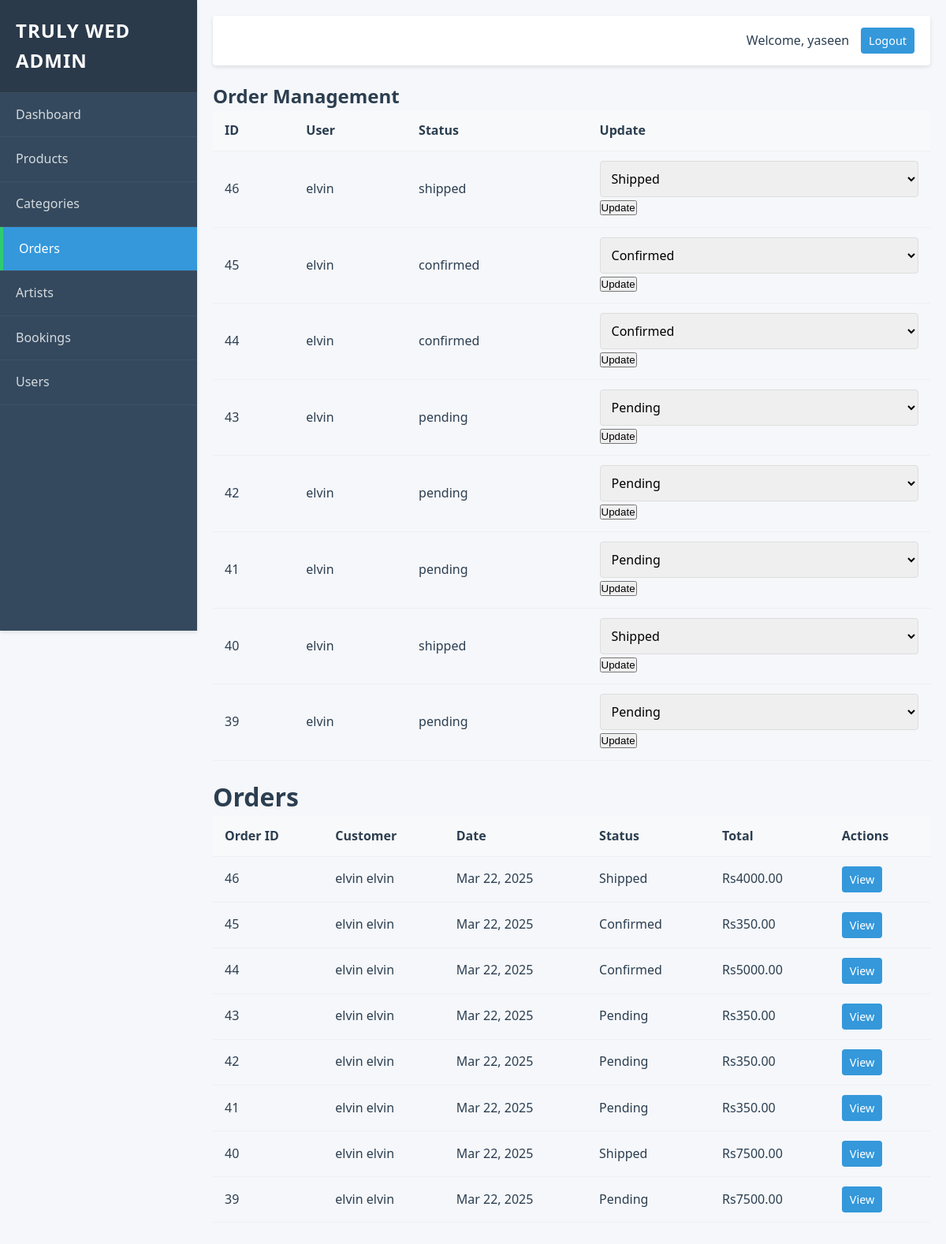
The page /admin_dashboard/admin_dashboard/order_list/ (signed in) on the database its author committed.
### shop/models.py (models this page shows, shortened)
class Order(models.Model):
    user = models.ForeignKey(settings.AUTH_USER_MODEL, on_delete=models.CASCADE)
    created = models.DateTimeField(auto_now_add=True)
    updated = models.DateTimeField(auto_now=True)
    paid = models.BooleanField(default=True)
    shipping_address = models.TextField(blank=True, null=True)
    razorpay_order_id = models.CharField(max_length=100, blank=True, null=True)
    payment_id = models.CharField(max_length=100, blank=True, null=True)
    STATUS_CHOICES = (
        ('pending', 'Pending'),
        ('confirmed', 'Confirmed'),
        ('cancelled', 'Cancelled'),
        ('shipped', 'Shipped'),
        ('delivered', 'Delivered'),
    )
    status = models.CharField(max_length=10, choices=STATUS_CHOICES, default='pending')
    class Meta:
        ordering = ('-created',)
    def get_total_cost(self):
        return sum(item.get_cost() for item in self.items.all())

class OrderItem(models.Model):
    order = models.ForeignKey(Order, related_name='items', on_delete=models.CASCADE)
    product = models.ForeignKey(Product, related_name='order_items', on_delete=models.CASCADE)
    price = models.DecimalField(max_digits=10, decimal_places=2)
    quantity = models.PositiveIntegerField(default=1)
    def get_cost(self):
        return self.price * self.quantity

### admin_dashboard/views.py (the view)
# urls.py: path('admin_dashboard/order_list/', views.order_list, name='order_list'),
@user_passes_test(is_admin)
def order_list(request):
    orders = Order.objects.all().order_by('-created')
    return render(request, 'admin_dashboard/order_list.html', {'orders': orders})

### admin_dashboard/views.py (called while the page is built)
def is_admin(user):
    return user.is_authenticated and user.is_staff

### admin_dashboard/templates/admin_dashboard/order_list.html (shortened to what this page needs)
{% extends "admin_dashboard/base.html" %}
{% block content %}
<h2>Order Management</h2>
<table>
    <tr>
        <th>ID</th><th>User</th><th>Status</th><th>Update</th>
    </tr>
    {% for order in orders %}
    <tr>
        <td>{{ order.id }}</td>
        <td>{{ order.user.username }}</td>
        <td>{{ order.status }}</td>
        <td>
            <form method="POST" action="{% url 'admin_dashboard:order_update_status' order.id %}">
                <select name="status">
                    <option value="pending" {% if order.status == "pending" %}selected{% endif %}>Pending</option>
                    <option value="confirmed" {% if order.status == "confirmed" %}selected{% endif %}>Confirmed</option>
                    <option value="shipped" {% if order.status == "shipped" %}selected{% endif %}>Shipped</option>
                </select>
                <button type="submit">Update</button>
            </form>
        </td>
    </tr>
    {% endfor %}
</table>
<div class="page-header">
    <h1>Orders</h1>
</div>
<table class="data-table">
    <thead>
        <tr>
            <th>Order ID</th>
            <th>Customer</th>
            <th>Date</th>
            <th>Status</th>
            <th>Total</th>
            <th>Actions</th>
        </tr>
    </thead>
    <tbody>
    {% for order in orders %}
        <tr>
            <td>{{ order.id }}</td>
            <td>{{ order.user.get_full_name|default:order.user.username }}</td>
            <td>{{ order.created|date:"M d, Y" }}</td>
            <td>
                <span class="status-badge status-{{ order.status }}">
                    {{ order.get_status_display }}
                </span>
            </td>
            <td>Rs{{ order.get_total_cost|floatformat:2 }}</td>
            <td class="actions">
                <a href="{% url 'admin_dashboard:order_detail' order.id %}" class="btn btn-sm">View</a>
            </td>
        </tr>
    {% empty %}
        <tr><td colspan="6">No orders available</td></tr>
    {% endfor %}
    </tbody>
</table>
</div>
{% endblock %}

### admin_dashboard/templates/admin_dashboard/base.html (shortened to what this page needs)
<!DOCTYPE html>
{% load static%}
<html lang="en">
<head>
    <link rel="stylesheet" href="{% static 'admin_dashboard/css/styles.css' %}">
</head>
<body>
    <div class="admin-container">
        <aside class="sidebar">
            <div class="sidebar-header">
                <h1> Truly Wed Admin</h1>
            </div>
            <nav class="sidebar-nav">
                <ul>
                    <li>
                        <a href="{% url 'admin_dashboard:admin_dashboard' %}"
                           class="{% if request.resolver_match.url_name == 'admin_dashboard' %}active{% endif %}">
                            Dashboard
                        </a>
                    </li>
                    <li>
                        <a href="{% url 'admin_dashboard:product_list' %}"
                           class="{% if 'product' in request.resolver_match.url_name %}active{% endif %}">
                            Products
                        </a>
                    </li>
                    <li>
                        <a href="{% url 'admin_dashboard:category_list' %}"
                           class="{% if 'category' in request.resolver_match.url_name %}active{% endif %}">
                            Categories
                        </a>
                    </li>
                    <li>
                        <a href="{% url 'admin_dashboard:order_list' %}"
                           class="{% if 'order' in request.resolver_match.url_name %}active{% endif %}">
                            Orders
                        </a>
                    </li>
                    <li>
                        <a href="{% url 'admin_dashboard:artist_list' %}"
                           class="{% if 'artist' in request.resolver_match.url_name %}active{% endif %}">
                            Artists
                        </a>
                    </li>
                    <li>
                        <a href="{% url 'admin_dashboard:booking_list' %}"
                           class="{% if 'booking' in request.resolver_match.url_name %}active{% endif %}">
                            Bookings
                        </a>
                    </li>
                    <li>
                        <a href="{% url 'admin_dashboard:user_list' %}"
                           class="{% if 'user' in request.resolver_match.url_name %}active{% endif %}">
                            Users
                        </a>
                    </li>
                </ul>
            </nav>
        </aside>
        <main class="main-content">
            <header class="main-header">
                <div class="user-info">
                    <span>Welcome, {{ request.user.get_full_name|default:request.user.username }}</span>
                    <a href="{% url 'admin_dashboard:logout' %}" class="btn btn-sm">Logout</a>
                </div>
            </header>
            {% block content %}{% endblock %}
</body>
</html>

### admin_dashboard/static/admin_dashboard/css/styles.css (style rules this page uses)
* { margin: 0; padding: 0; box-sizing: border-box; }
:root { --primary-color: #3498db; --primary-dark: #2980b9; --accent-color: #2ecc71; --dark-color: #34495e; --light-color: #ecf0f1; --danger-color: #e74c3c; --warning-color: #f39c12; --success-color: #27ae60; --info-color: #3498db; --text-color: #2c3e50; --border-radius: 4px; --shadow: 0 2px 5px rgba(0, 0, 0, 0.1); --transition: all 0.3s ease; }
body { font-family: 'Segoe UI', Tahoma, Geneva, Verdana, sans-serif; line-height: 1.6; color: var(--text-color); background-color: #f5f7fa; min-height: 100vh; }
.admin-container { display: flex; min-height: 100vh; }
.sidebar { width: 250px; background-color: var(--dark-color); color: white; box-shadow: var(--shadow); transition: var(--transition); position: fixed; height: 100vh; overflow-y: auto; z-index: 1000; }
.sidebar-header { padding: 20px; background-color: rgba(0, 0, 0, 0.2); border-bottom: 1px solid rgba(255, 255, 255, 0.1); }
.sidebar-header h1 { font-size: 1.5rem; font-weight: 600; text-transform: uppercase; letter-spacing: 1px; }
.sidebar-nav ul { list-style: none; }
.sidebar-nav li { border-bottom: 1px solid rgba(255, 255, 255, 0.05); }
.sidebar-nav a { display: block; padding: 15px 20px; color: rgba(255, 255, 255, 0.8); text-decoration: none; transition: var(--transition); }
.sidebar-nav a.active { background-color: var(--primary-color); color: white; border-left: 4px solid var(--accent-color); }
.main-content { flex: 1; margin-left: 250px; padding: 20px; transition: var(--transition); }
.main-header { background-color: white; padding: 15px 20px; box-shadow: var(--shadow); margin-bottom: 20px; border-radius: var(--border-radius); display: flex; justify-content: flex-end; align-items: center; }
.user-info { display: flex; align-items: center; gap: 15px; }
.user-info span { font-weight: 500; }
.btn { display: inline-block; padding: 8px 15px; background-color: var(--primary-color); color: white; border: none; border-radius: var(--border-radius); cursor: pointer; text-decoration: none; transition: var(--transition); }
.btn-sm { padding: 5px 10px; font-size: 0.9rem; }
table { width: 100%; border-collapse: collapse; margin-bottom: 20px; }
th, td { padding: 12px 15px; text-align: left; border-bottom: 1px solid var(--light-color); }
th { background-color: #f8f9fa; font-weight: 600; }
form { max-width: 100%; }
input[type="text"], input[type="email"], input[type="password"], input[type="number"], select, textarea { width: 100%; padding: 10px; border: 1px solid #ddd; border-radius: var(--border-radius); font-family: inherit; font-size: 1rem; }

### rows shown on the page
Order: id "46", user.username "elvin", status "shipped", status "Shipped", user.get_full_name "elvin elvin", created "Mar 22, 2025", get_total_cost "4000.00"
Order: id "45", user.username "elvin", status "confirmed", status "Confirmed", user.get_full_name "elvin elvin", created "Mar 22, 2025", get_total_cost "350.00"
Order: id "44", user.username "elvin", status "confirmed", status "Confirmed", user.get_full_name "elvin elvin", created "Mar 22, 2025", get_total_cost "5000.00"
Order: id "43", user.username "elvin", status "pending", status "Pending", user.get_full_name "elvin elvin", created "Mar 22, 2025", get_total_cost "350.00"
Order: id "42", user.username "elvin", status "pending", status "Pending", user.get_full_name "elvin elvin", created "Mar 22, 2025", get_total_cost "350.00"
Order: id "41", user.username "elvin", status "pending", status "Pending", user.get_full_name "elvin elvin", created "Mar 22, 2025", get_total_cost "350.00"
Order: id "40", user.username "elvin", status "shipped", status "Shipped", user.get_full_name "elvin elvin", created "Mar 22, 2025", get_total_cost "7500.00"
Order: id "39", user.username "elvin", status "pending", status "Pending", user.get_full_name "elvin elvin", created "Mar 22, 2025", get_total_cost "7500.00"

### other values the page prints
{{ request.user.get_full_name|default:request.user.username }} "yaseen"
